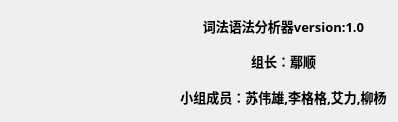
<?xml version="1.0" encoding="UTF-8"?>
<ui version="4.0">
 <class>about</class>
 <widget class="QWidget" name="about">
  <property name="geometry">
   <rect>
    <x>0</x>
    <y>0</y>
    <width>398</width>
    <height>120</height>
   </rect>
  </property>
  <property name="windowTitle">
   <string>Form</string>
  </property>
  <property name="styleSheet">
   <string notr="true"/>
  </property>
  <layout class="QVBoxLayout" name="verticalLayout_2">
   <item>
    <layout class="QHBoxLayout" name="horizontalLayout">
     <item>
      <widget class="QLabel" name="label_about">
       <property name="minimumSize">
        <size>
         <width>100</width>
         <height>100</height>
        </size>
       </property>
       <property name="styleSheet">
        <string notr="true">border-image: url(:/image/school.png);</string>
       </property>
       <property name="text">
        <string/>
       </property>
      </widget>
     </item>
     <item>
      <layout class="QVBoxLayout" name="verticalLayout">
       <item>
        <widget class="QLabel" name="label_2">
         <property name="font">
          <font>
           <family>微软雅黑</family>
           <pointsize>10</pointsize>
           <weight>75</weight>
           <bold>true</bold>
           <underline>false</underline>
           <stylestrategy>PreferDefault</stylestrategy>
          </font>
         </property>
         <property name="text">
          <string>词法语法分析器version:1.0</string>
         </property>
         <property name="alignment">
          <set>Qt::AlignCenter</set>
         </property>
        </widget>
       </item>
       <item>
        <widget class="QLabel" name="label_3">
         <property name="font">
          <font>
           <family>微软雅黑</family>
           <pointsize>10</pointsize>
           <weight>75</weight>
           <bold>true</bold>
           <underline>false</underline>
           <stylestrategy>PreferDefault</stylestrategy>
          </font>
         </property>
         <property name="text">
          <string>组长：鄢顺</string>
         </property>
         <property name="alignment">
          <set>Qt::AlignCenter</set>
         </property>
        </widget>
       </item>
       <item>
        <widget class="QLabel" name="label_4">
         <property name="font">
          <font>
           <family>微软雅黑</family>
           <pointsize>10</pointsize>
           <weight>75</weight>
           <bold>true</bold>
           <underline>false</underline>
           <stylestrategy>PreferDefault</stylestrategy>
          </font>
         </property>
         <property name="text">
          <string>小组成员：苏伟雄,李格格,艾力,柳杨</string>
         </property>
         <property name="alignment">
          <set>Qt::AlignCenter</set>
         </property>
        </widget>
       </item>
      </layout>
     </item>
    </layout>
   </item>
  </layout>
 </widget>
 <resources/>
 <connections/>
</ui>
